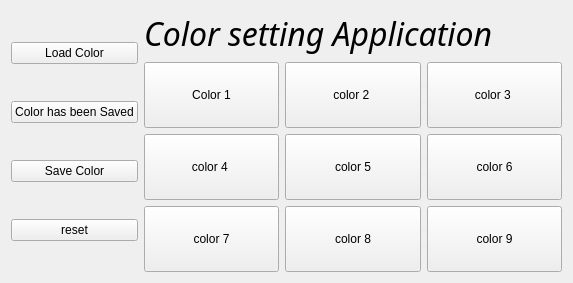
<?xml version="1.0" encoding="UTF-8"?>
<ui version="4.0">
 <class>Widget</class>
 <widget class="QWidget" name="Widget">
  <property name="geometry">
   <rect>
    <x>0</x>
    <y>0</y>
    <width>573</width>
    <height>283</height>
   </rect>
  </property>
  <property name="windowTitle">
   <string>Widget</string>
  </property>
  <layout class="QVBoxLayout" name="verticalLayout_2">
   <item>
    <layout class="QHBoxLayout" name="horizontalLayout_2">
     <item>
      <layout class="QVBoxLayout" name="verticalLayout_3">
       <item>
        <widget class="QPushButton" name="LoadButton">
         <property name="text">
          <string>Load Color</string>
         </property>
        </widget>
       </item>
       <item>
        <widget class="QPushButton" name="HasbeenButton">
         <property name="text">
          <string>Color has been Saved</string>
         </property>
        </widget>
       </item>
       <item>
        <widget class="QPushButton" name="SaveButton">
         <property name="text">
          <string>Save Color</string>
         </property>
        </widget>
       </item>
       <item>
        <widget class="QPushButton" name="pushButton">
         <property name="text">
          <string>reset</string>
         </property>
        </widget>
       </item>
      </layout>
     </item>
     <item>
      <layout class="QVBoxLayout" name="verticalLayout">
       <item>
        <widget class="QLabel" name="label">
         <property name="sizePolicy">
          <sizepolicy hsizetype="Expanding" vsizetype="Preferred">
           <horstretch>0</horstretch>
           <verstretch>0</verstretch>
          </sizepolicy>
         </property>
         <property name="font">
          <font>
           <family>Swis721 Ex BT</family>
           <pointsize>24</pointsize>
           <weight>50</weight>
           <italic>true</italic>
           <bold>false</bold>
          </font>
         </property>
         <property name="text">
          <string>Color setting Application </string>
         </property>
        </widget>
       </item>
       <item>
        <layout class="QGridLayout" name="gridLayout">
         <item row="0" column="2">
          <widget class="QPushButton" name="ButtonC3">
           <property name="sizePolicy">
            <sizepolicy hsizetype="Expanding" vsizetype="Expanding">
             <horstretch>0</horstretch>
             <verstretch>0</verstretch>
            </sizepolicy>
           </property>
           <property name="text">
            <string>color 3 </string>
           </property>
          </widget>
         </item>
         <item row="2" column="0">
          <widget class="QPushButton" name="ButtonC7">
           <property name="sizePolicy">
            <sizepolicy hsizetype="Expanding" vsizetype="Expanding">
             <horstretch>0</horstretch>
             <verstretch>0</verstretch>
            </sizepolicy>
           </property>
           <property name="text">
            <string>color 7</string>
           </property>
          </widget>
         </item>
         <item row="1" column="2">
          <widget class="QPushButton" name="ButtonC6">
           <property name="sizePolicy">
            <sizepolicy hsizetype="Minimum" vsizetype="Expanding">
             <horstretch>0</horstretch>
             <verstretch>0</verstretch>
            </sizepolicy>
           </property>
           <property name="text">
            <string>color 6</string>
           </property>
          </widget>
         </item>
         <item row="1" column="0">
          <widget class="QPushButton" name="ButtonC4">
           <property name="sizePolicy">
            <sizepolicy hsizetype="Expanding" vsizetype="Expanding">
             <horstretch>0</horstretch>
             <verstretch>0</verstretch>
            </sizepolicy>
           </property>
           <property name="text">
            <string>color 4 </string>
           </property>
          </widget>
         </item>
         <item row="2" column="1">
          <widget class="QPushButton" name="ButtonC8">
           <property name="sizePolicy">
            <sizepolicy hsizetype="Expanding" vsizetype="Expanding">
             <horstretch>0</horstretch>
             <verstretch>0</verstretch>
            </sizepolicy>
           </property>
           <property name="text">
            <string>color 8</string>
           </property>
          </widget>
         </item>
         <item row="0" column="0">
          <widget class="QPushButton" name="ButtonC1">
           <property name="sizePolicy">
            <sizepolicy hsizetype="Expanding" vsizetype="Expanding">
             <horstretch>0</horstretch>
             <verstretch>0</verstretch>
            </sizepolicy>
           </property>
           <property name="text">
            <string>Color 1</string>
           </property>
          </widget>
         </item>
         <item row="2" column="2">
          <widget class="QPushButton" name="ButtonC9">
           <property name="sizePolicy">
            <sizepolicy hsizetype="Expanding" vsizetype="Expanding">
             <horstretch>0</horstretch>
             <verstretch>0</verstretch>
            </sizepolicy>
           </property>
           <property name="text">
            <string>color 9</string>
           </property>
          </widget>
         </item>
         <item row="1" column="1">
          <widget class="QPushButton" name="ButtonC5">
           <property name="sizePolicy">
            <sizepolicy hsizetype="Expanding" vsizetype="Expanding">
             <horstretch>0</horstretch>
             <verstretch>0</verstretch>
            </sizepolicy>
           </property>
           <property name="text">
            <string>color 5</string>
           </property>
          </widget>
         </item>
         <item row="0" column="1">
          <widget class="QPushButton" name="ButtonC2">
           <property name="sizePolicy">
            <sizepolicy hsizetype="Expanding" vsizetype="Expanding">
             <horstretch>0</horstretch>
             <verstretch>0</verstretch>
            </sizepolicy>
           </property>
           <property name="text">
            <string>color 2 </string>
           </property>
          </widget>
         </item>
        </layout>
       </item>
      </layout>
     </item>
    </layout>
   </item>
  </layout>
 </widget>
 <resources/>
 <connections/>
</ui>
